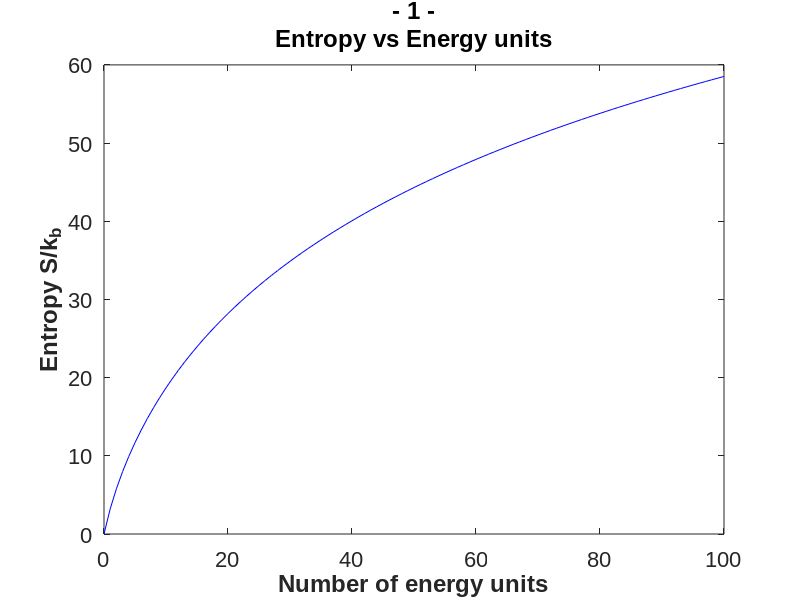
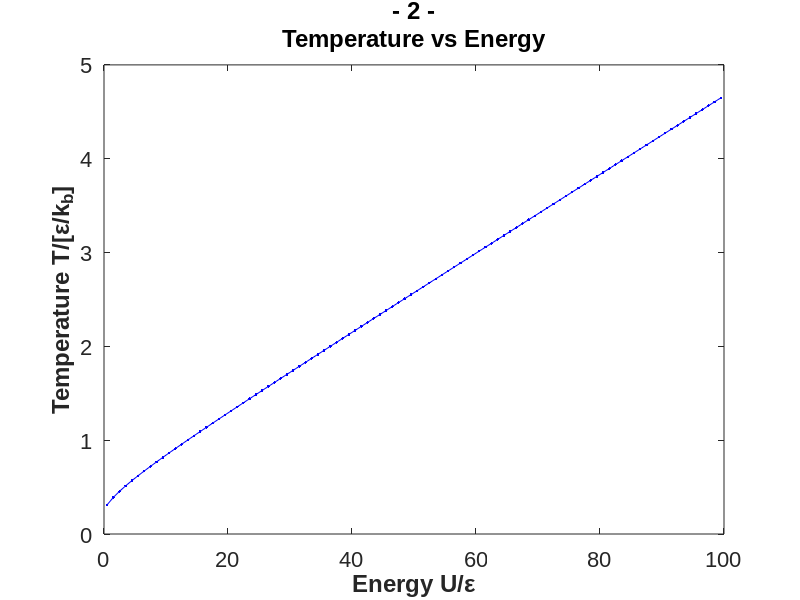
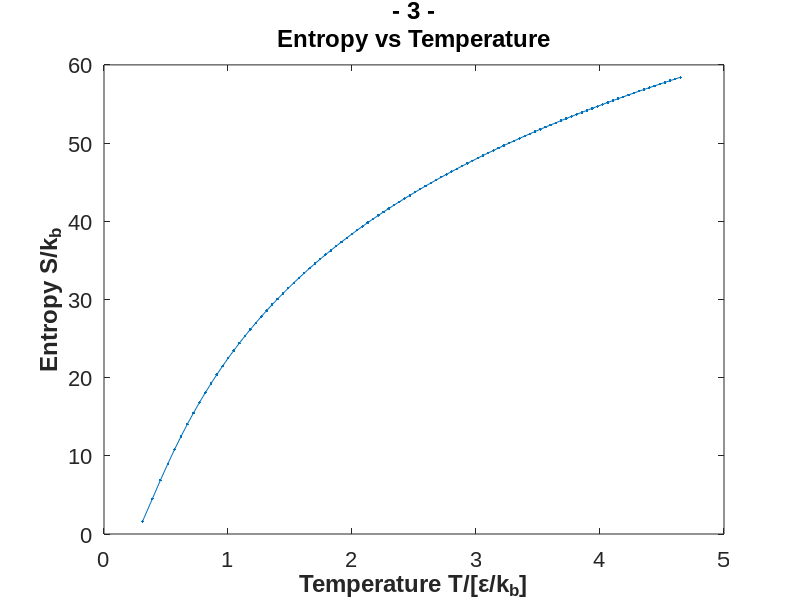
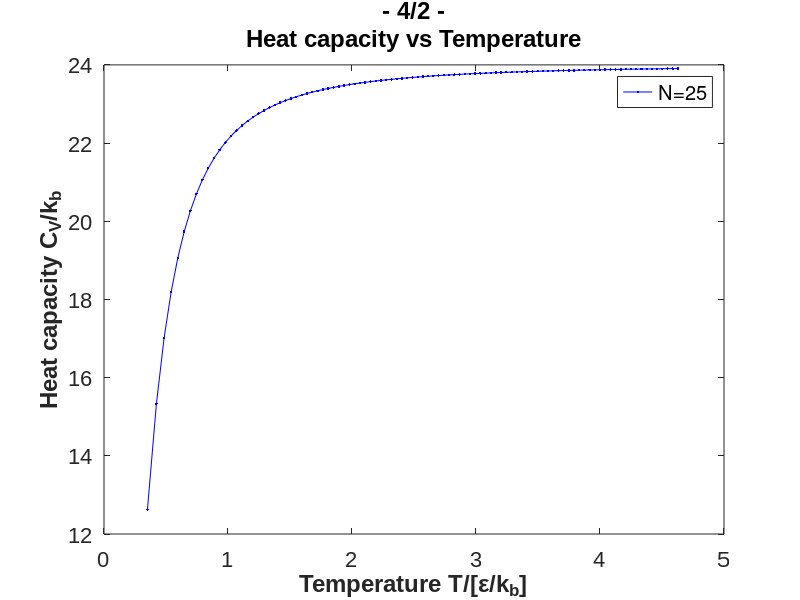

Reproduce these figures in MATLAB, in order. (Note: this script raises an error after producing the figures.)
%% Matlab Session 4 - March 7, 2013
%%%%%%%%%%%%%%%%%%%%%%%%%%%%%%%%%%%%%%%%%%%%%%%%%%%%%%%%%%%%%%%%%%%%%%%%%%%
%%%%%%%%%%%%%%%%%%%%%%%%%%%%%%%%%%%%%%%%%%%%%%%%%%%%%%%%%%%%%%%%%%%%%%%%%%%
%% 1

clear all
clc
N=25;
q=0:100;
kb=1.38*10^-23; %J/K
sok=gammaln(q+N)-gammaln(q+1)-...
    ones(1,length(q)).*gammaln(N)

figure(1)
plot(q,sok,'b')
xlabel ('Number of energy units','fontname','arial','fontsize',16,'fontweight','bold')
ylabel ('Entropy S/k_b','fontname','arial','fontsize',16,'fontweight','bold')
%legend('plot1','location','best')
Q1_title1 = {'- 1 -';'Entropy vs Energy units'};
title(Q1_title1,'fontsize',16,'fontweight','bold')
set(gca,'fontname','arial','fontsize',16,'fontweight','normal')
hold on
%%
%%%%%%%%%%%%%%%%%%%%%%%%%%%%%%%%%%%%%%%%%%%%%%%%%%%%%%%%%%%%%%%%%%%%%%%%%%%
%%%%%%%%%%%%%%%%%%%%%%%%%%%%%%%%%%%%%%%%%%%%%%%%%%%%%%%%%%%%%%%%%%%%%%%%%%%
%% 2

%Energy in units of epsilon
U=q;
T=diff(U)./diff(sok)

%Interpolate the vector U
Uint=(diff(U)*0.5+U(1:(end-1)))

figure(2)
plot(Uint,T,'b.-')
xlabel ('Energy U/\epsilon','fontname','arial','fontsize',16,'fontweight','bold')
ylabel ('Temperature T/[\epsilon/k_b]','fontname','arial','fontsize',16,'fontweight','bold')
%legend('plot1','location','best')
Q1_title1 = {'- 2 -';'Temperature vs Energy'};
title(Q1_title1,'fontsize',16,'fontweight','bold')
set(gca,'fontname','arial','fontsize',16,'fontweight','normal')
hold on
%%
%%%%%%%%%%%%%%%%%%%%%%%%%%%%%%%%%%%%%%%%%%%%%%%%%%%%%%%%%%%%%%%%%%%%%%%%%%%
%%%%%%%%%%%%%%%%%%%%%%%%%%%%%%%%%%%%%%%%%%%%%%%%%%%%%%%%%%%%%%%%%%%%%%%%%%%
%% 3
%Interpolate the vector sok
sokint=(diff(sok)*0.5+sok(1:(end-1)))

figure(3)
plot(T,sokint,'.-')
xlabel ('Temperature T/[\epsilon/k_b]','fontname','arial','fontsize',16,'fontweight','bold')
ylabel ('Entropy S/k_b','fontname','arial','fontsize',16,'fontweight','bold')
%legend('plot1','location','best')
Q1_title1 = {'- 3 -';'Entropy vs Temperature'};
title(Q1_title1,'fontsize',16,'fontweight','bold')
set(gca,'fontname','arial','fontsize',16,'fontweight','normal')


%%
%%Problem 4: Heat capacity dU/dT
C=diff(Uint)./diff(T)
Tint=(diff(T)*0.5+T(1:(end-1)))
Uint2=(diff(Uint)*0.5+Uint(1:(end-1)))

figure(4)
plot(Tint,C,'b.-')
xlabel ('Temperature T/[\epsilon/k_b]','fontname','arial','fontsize',16,'fontweight','bold')
ylabel ('Heat capacity C_V/k_b','fontname','arial','fontsize',16,'fontweight','bold')
legend('N=25','N=50','location','best')
Q1_title1 = {'- 4/2 -';'Heat capacity vs Temperature'};
title(Q1_title1,'fontsize',16,'fontweight','bold')
set(gca,'fontname','arial','fontsize',16,'fontweight','normal')
hold on

figure(5)
plot(Uint2,C,'b.-')
xlabel ('Energy U/\epsilon','fontname','arial','fontsize',16,'fontweight','bold')
ylabel ('Heat capacity C_V/k_b','fontname','arial','fontsize',16,'fontweight','bold')
legend('N=25','N=50','location','best')
Q1_title1 = {'- 4/1 -';'Heat capacity vs Energy'};
title(Q1_title1,'fontsize',16,'fontweight','bold')
set(gca,'fontname','arial','fontsize',16,'fontweight','normal')
hold on

%%
%%Problem 5
clear all
clc

A_Pb=importdata('lead.dat');
C_Pb=A_Pb(:,2);
T_Pb=A_Pb(:,1);

A_Al=importdata('aluminum.dat');
C_Al=A_Al(:,2);
T_Al=A_Al(:,1);

figure(6)
plot(T_Al,C_Al,'b*',T_Pb,C_Pb,'ro')
xlabel ('Temperature T/[K]','fontname','arial','fontsize',16,'fontweight','bold')
ylabel ('Heat capacity C_V/[J/K]','fontname','arial','fontsize',16,'fontweight','bold')
legend('Aluminum','Lead','location','best')
Q1_title1 = {'- 5 -';'Experimental data - heat capacity'};
title(Q1_title1,'fontsize',16,'fontweight','bold')
set(gca,'fontname','arial','fontsize',16,'fontweight','normal')

%%
%%Problem 6:
T_exp=T_Pb;
C_exp=C_Pb;
%T_exp=T_Al;
%C_exp=C_Al;

Na=6.022*10^23;
kb=1.38*10^-23; %J/K
ev=1.6*10^-19;
C_func=@(eps) sum((C_exp-3*Na*kb.*(eps./(kb.*T_exp)).^2.*exp(eps./(kb.*T_exp))./(exp(eps./(kb.*T_exp))-1).^2).^2)

epsf=fminsearch(C_func,0.01*1.6*10^-19)/ev

%%
%%Problem 7
eps_Pb=0.0055*ev
eps_Al=0.0248*ev;
T=0:500
C_fit_Pb=3*Na*kb.*(eps_Pb./(kb.*T)).^2.*exp(eps_Pb./(kb.*T))./(exp(eps_Pb./(kb.*T))-1).^2;
C_fit_Al=3*Na*kb.*(eps_Al./(kb.*T)).^2.*exp(eps_Al./(kb.*T))./(exp(eps_Al./(kb.*T))-1).^2;
plot(T_Pb,C_Pb,'or',T_Al,C_Al,'ob',T,C_fit_Pb,'-r',T,C_fit_Al,'-b')
xlabel ('Temperature T/[K]','fontname','arial','fontsize',16,'fontweight','bold')
ylabel ('Heat capacity C_V/[J/K]','fontname','arial','fontsize',16,'fontweight','bold')
legend('Experiment Pb','Experiment Al','Fit Pb','Fit Al','location','best')
Q1_title1 = {'- 7 -';'Fitted heat capacities'};
title(Q1_title1,'fontsize',16,'fontweight','bold')
set(gca,'fontname','arial','fontsize',16,'fontweight','normal')







